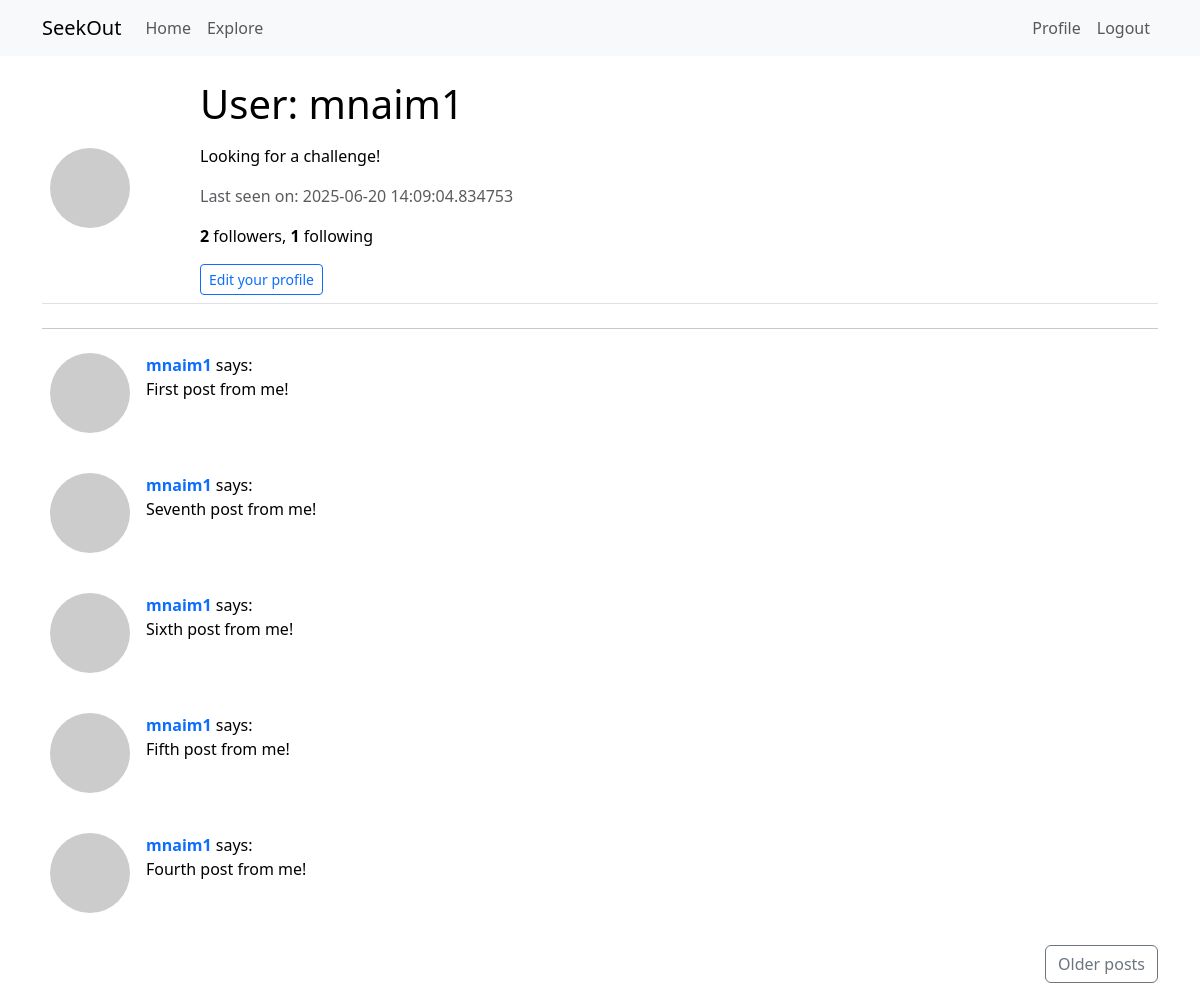
The page /user/mnaim1 (signed in) on the database as committed earlier.
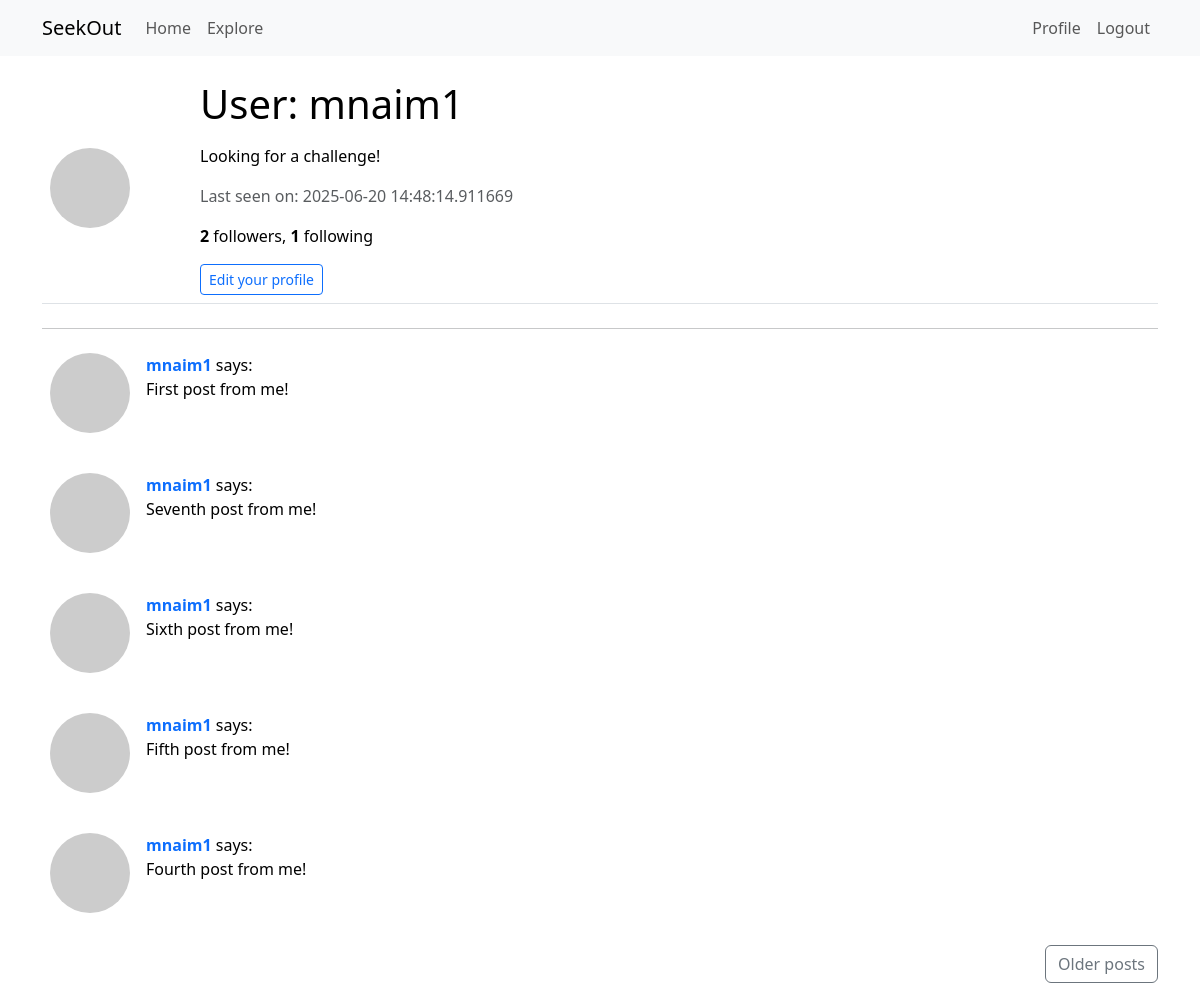
The same page on the database as committed later.
### app/models.py (models this page shows, shortened)
class User (UserMixin, db.Model):
	id = db.Column (db.Integer, primary_key=True)
	username = db.Column (db.String, index=True, unique=True)
	email = db.Column (db.String, index=True, unique=True)
	password_hash = db.Column (db.String (128))
	posts = db.relationship ('Post', backref='author', lazy='dynamic')
	about_me = db.Column (db.String (140))
	last_seen = db.Column (db.DateTime, default=datetime.utcnow)
	followed = db.relationship (
		'User', secondary=followers,
		primaryjoin=(followers.c.follower_id == id),
		secondaryjoin=(followers.c.followed_id == id),
		backref=db.backref ('followers', lazy='dynamic'), lazy='dynamic')
	def avatar (self, size):
		digest = md5 (self.email.lower ().encode ('utf-8')).hexdigest ()
		return 'https://www.gravatar.com/avatar/{}?d=identicon&s={}'.format (
			digest, size)

### app/routes.py (the view)
@app.route ('/user/<username>')
@login_required
def user (username):
	user = User.query.filter_by (username=username).first_or_404 ()
	form = EmptyForm ()
	page = request.args.get ('page', 1, type=int)
	posts = db.paginate (
		Post.query.filter_by (user_id=current_user.id).order_by (
		Post.timestamp.desc ()), page=page, per_page=app.config['POST_PER_PAGE'])
	next_url = url_for ('user', username=current_user.username, page=posts.next_num) \
		if posts.has_next else None
	prev_url = url_for ('user', username=current_user.username, page=posts.prev_num) \
		if posts.has_prev else None
	return render_template ('user.html', user=user, form=form, posts=posts.items,
		next_url=next_url, prev_url=prev_url)

### app/routes.py (called while the page is built)
@login.user_loader
def load_user (id):
	return User.query.get (int (id))

@app.before_request
def before_request ():
	if current_user.is_authenticated:
		current_user.last_seen = datetime.utcnow ()
		db.session.commit ()

### app/templates/user.html (shortened to what this page needs)
{% extends "base.html" %}
{% block content %}
  <table class="table mb-4">
    <tr valign="top">
      <td class="align-middle" style="width: 150px;">
        <img src="{{ user.avatar(128) }}" class="rounded-circle img-fluid" alt="User avatar">
      </td>
      <td>
        <h1 class="mb-3">User: {{ user.username }}</h1>
        {% if user.about_me %}
          <p>{{ user.about_me }}</p>
        {% endif %}
        {% if user.last_seen %}
          <p class="text-muted">Last seen on: {{ user.last_seen }}</p>
        {% endif %}
        <p class="mb-3">
          <strong>{{ user.followers.count() }}</strong> followers, <strong>{{ user.followed.count() }}</strong> following
        </p>
        {% if user == current_user %}
          <a href="{{ url_for('edit_profile') }}" class="btn btn-outline-primary btn-sm">Edit your profile</a>
        {% elif not current_user.is_following(user) %}
          <form action="{{ url_for('follow', username=user.username) }}" method="post" class="d-inline">
            {{ form.hidden_tag() }}
            {{ form.submit(class="btn btn-success btn-sm", value='Follow') }}
          </form>
        {% else %}
          <form action="{{ url_for('unfollow', username=user.username) }}" method="post" class="d-inline">
            {{ form.hidden_tag() }}
            {{ form.submit(class="btn btn-danger btn-sm", value='Unfollow') }}
          </form>
        {% endif %}
      </td>
    </tr>
  </table>
  <hr>
  {% for post in posts %}
    <div class="mb-4">
      {% include '_post.html' %}
    </div>
  {% endfor %}
  <div class="d-flex justify-content-between">
    {% if next_url %}
      <a href="{{ next_url }}" class="btn btn-outline-secondary ms-auto">Older posts</a>
    {% endif %}
  </div>
{% endblock %}

Rows that differ between the two databases and show on the page:
changed User "mnaim1": last_seen "2025-06-20 14:09:04.834753" → "2025-06-20 14:48:14.911669"
